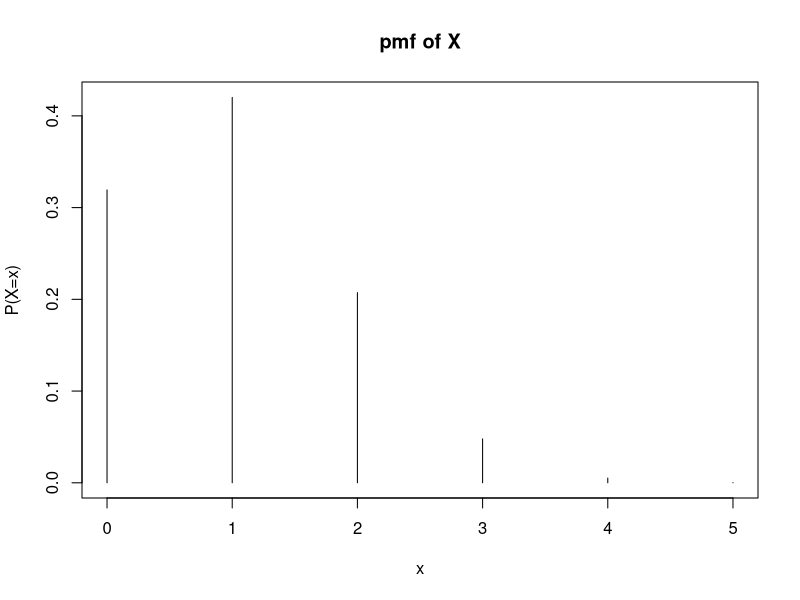
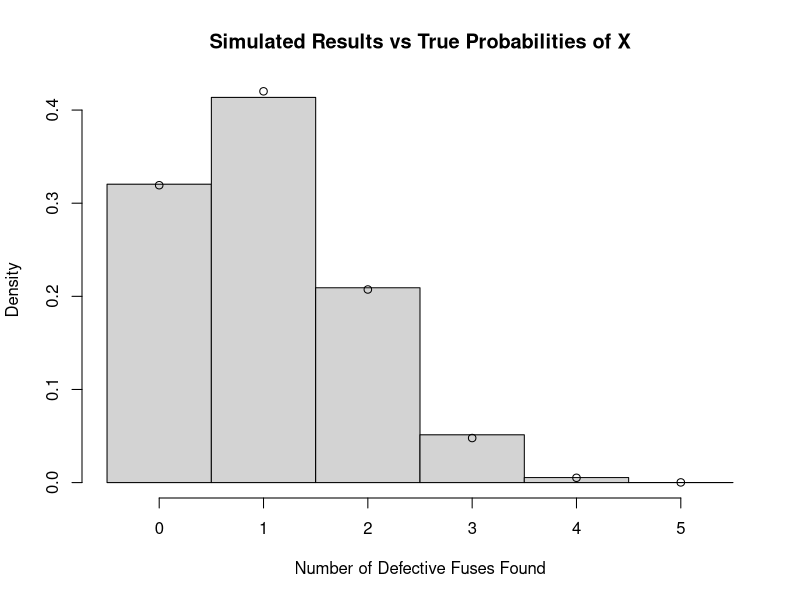
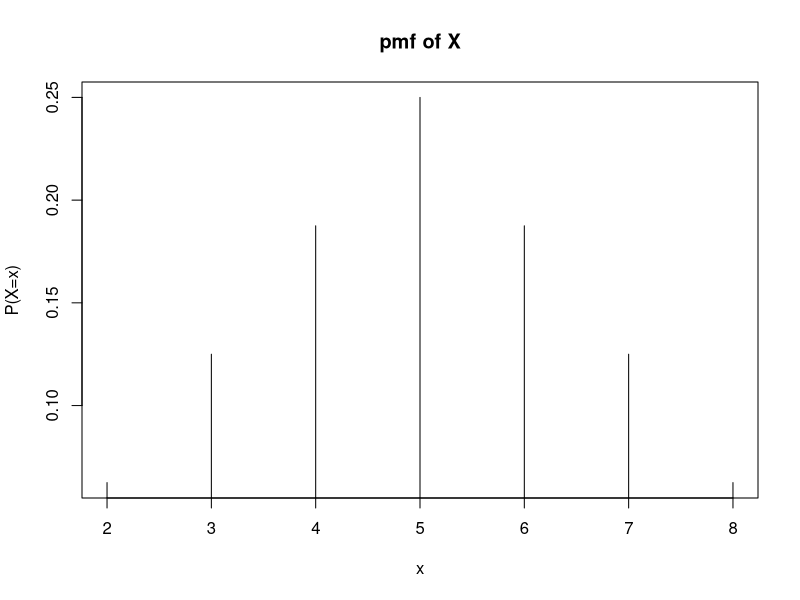

The R script that drew these images, in order:
## ---- chunk 1
dhyper(0,20,80,5)
## ---- chunk 2
dhyper(0:5,20,80,5)
## ---- chunk 3
sum(dhyper(0:5,20,80,5))
## ---- chunk 4
phyper(3,20,80,5)
## ---- chunk 5
sum((0:5)*dhyper(0:5,20,80,5))
## ---- chunk 6
sum((0:5)^2*dhyper(0:5,20,80,5))
## ---- chunk 7
sum((0:5)^2*dhyper(0:5,20,80,5))-(sum((0:5)*dhyper(0:5,20,80,5)))^2
## ---- chunk 8
plot(0:5, dhyper(0:5,20,80,5), type="h", xlab="x", ylab="P(X=x)", main="pmf of X")
## ---- chunk 9
r <- rhyper(10000, 20, 80, 5)
## ---- chunk 10
breaks <- (0:6) - 0.5
hist(r, breaks, probability = TRUE, 
     xlab = "Number of Defective Fuses Found", 
     main = "Simulated Results vs True Probabilities of X")
points(0:5, dhyper(0:5,20,80,5))
## ---- chunk 11
x <- 2:8
pmf <- c(1,2,3,4,3,2,1)/16
plot(x, pmf, type="h", ylab="P(X=x)", main="pmf of X")
## ---- chunk 12
x1 <- sample(1:4, size=10000, replace=T)
x2 <- sample(1:4, size=10000, replace=T)
x.sum <- x1 + x2
table(x.sum)/10000
## ---- chunk 13
x <- 2:8
pmf <- c(1,2,3,4,3,2,1)/16
x.sum1 <- sample(x, size = 10000, replace = T, prob = pmf)
table(x.sum1)/10000
## ---- chunk 14
# E(X)
mean <- sum(x*pmf)
mean

# Var(X)
sum((x-mean)^2*pmf)
## ---- chunk 15
mean(x.sum)
var(x.sum)
mean(x.sum1)
var(x.sum1)
